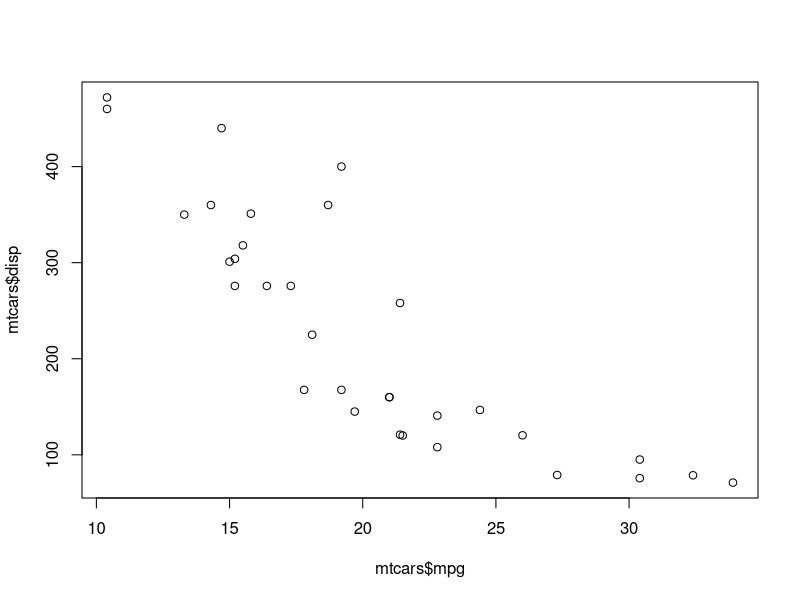
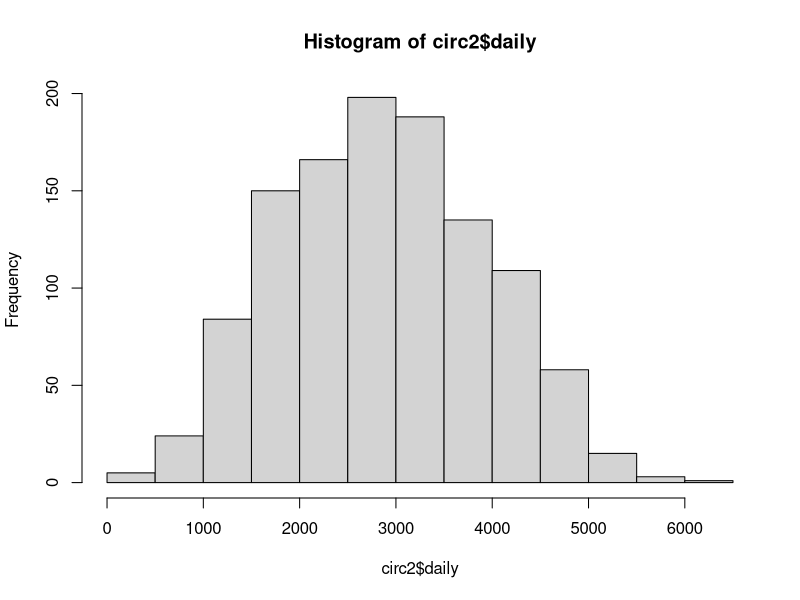
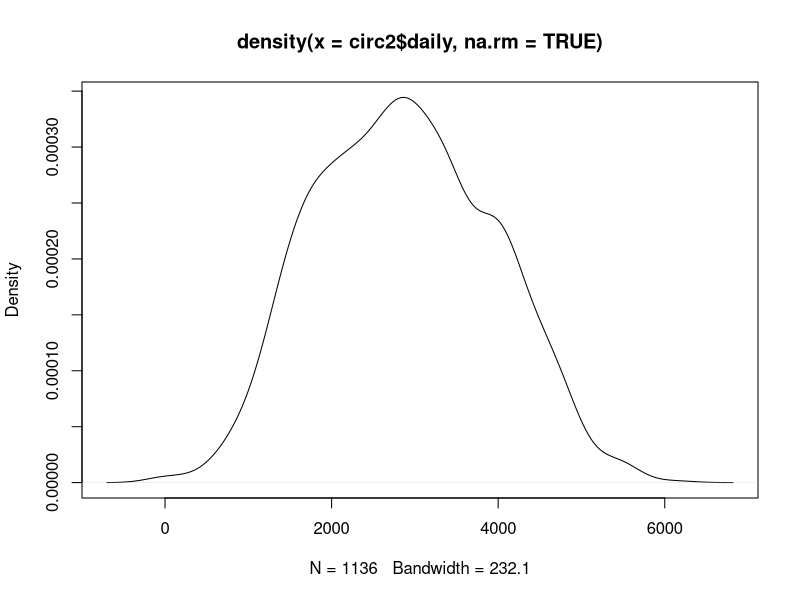
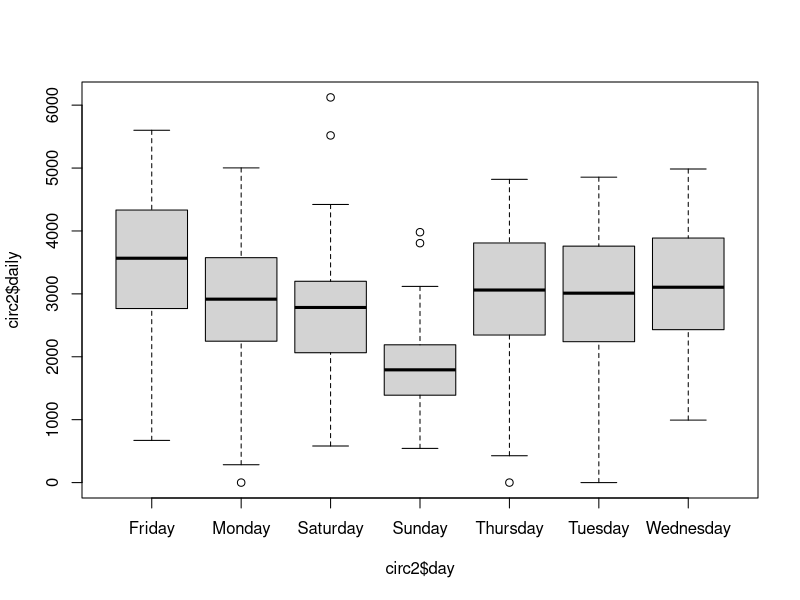
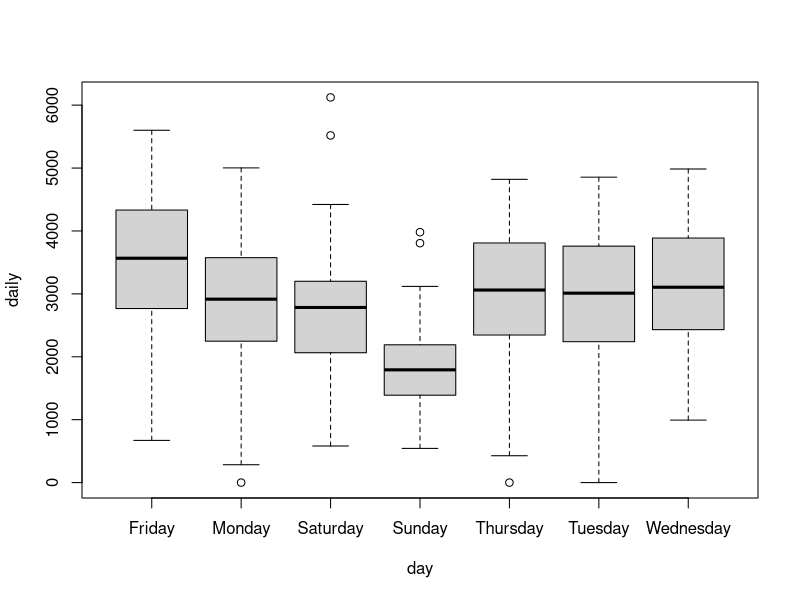
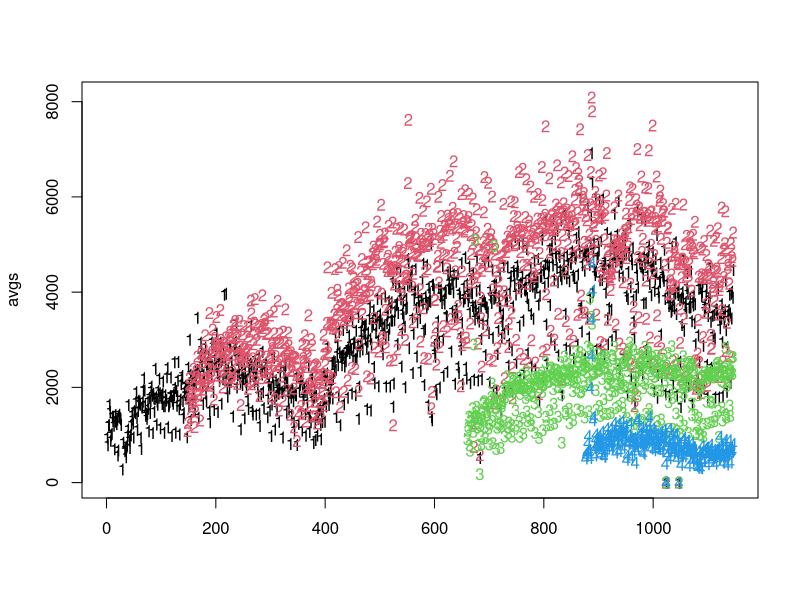
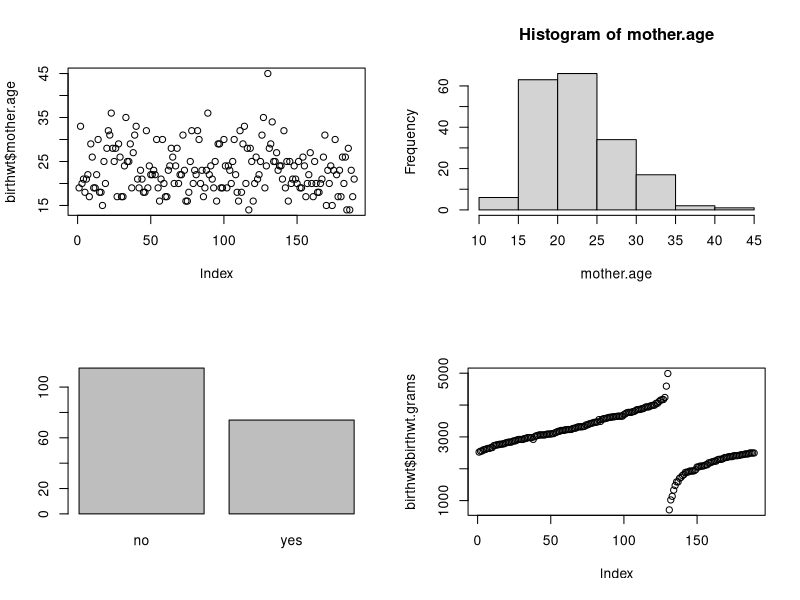
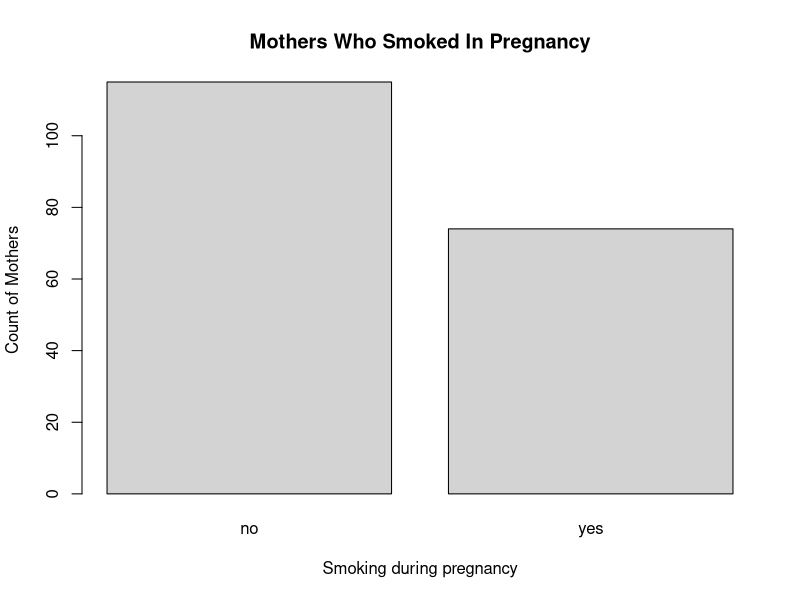

Here is the R script that generated these plots, in order:
## ---- chunk 1
head(mtcars)
## ---- chunk 2
mean(mtcars$hp)
quantile(mtcars$hp)
## ---- chunk 3
median(mtcars$wt)
quantile(mtcars$wt, probs = 0.6)
## ---- chunk 4
x = c(1,5,7,NA,4,2, 8,10,45,42)
mean(x)
mean(x,na.rm=TRUE)
quantile(x,na.rm=TRUE)
## ---- chunk 5
circ = read.csv("Charm_City_Circulator_Ridership.csv", 
            header=TRUE,as.is=TRUE)
## ---- chunk 6
library(dplyr,quietly = TRUE)
circ2 = select(circ, date, day, ends_with("Average"))
## ---- chunk 7
avgs = select(circ2, ends_with("Average"))
colMeans(avgs,na.rm=TRUE)
circ2$daily = rowMeans(avgs,na.rm=TRUE)
head(circ2$daily)
## ---- chunk 8
summary(circ2)
## ---- chunk 9
apply(avgs,2,mean,na.rm=TRUE) # column means
apply(avgs,2,sd,na.rm=TRUE) # columns sds
apply(avgs,2,max,na.rm=TRUE) # column maxs
## ---- chunk 10
tapply(circ2$daily, circ2$day, max, na.rm=TRUE)
## ---- chunk 11
plot(mtcars$mpg, mtcars$disp)
## ---- chunk 12
hist(circ2$daily)
## ---- chunk 13
## plot(density(circ2$daily))
plot(density(circ2$daily,na.rm=TRUE))
## ---- chunk 14
boxplot(circ2$daily ~ circ2$day)
## ---- chunk 15
boxplot(daily ~ day, data=circ2)
## ---- chunk 16
matplot(avgs)
## ---- chunk 17
library(MASS)
str(birthwt)
## ---- chunk 18
colnames(birthwt) 

# The default names are not very descriptive

colnames(birthwt) <- c("birthwt.below.2500", "mother.age", "mother.weight", 
    "race", "mother.smokes", "previous.prem.labor", "hypertension", "uterine.irr", 
    "physician.visits", "birthwt.grams")

# Better names!
## ---- chunk 19
library(plyr)
birthwt <- transform(birthwt, 
            race = as.factor(mapvalues(race, c(1, 2, 3), 
                              c("white","black", "other"))),
            mother.smokes = as.factor(mapvalues(mother.smokes, 
                              c(0,1), c("no", "yes"))),
            hypertension = as.factor(mapvalues(hypertension, 
                              c(0,1), c("no", "yes"))),
            uterine.irr = as.factor(mapvalues(uterine.irr, 
                              c(0,1), c("no", "yes"))),
            birthwt.below.2500 = as.factor(mapvalues(birthwt.below.2500,
                              c(0,1), c("no", "yes")))
            )
## ---- chunk 20
summary(birthwt)
## ---- chunk 21
with(birthwt, tapply(birthwt.grams, INDEX = list(race, mother.smokes), FUN = mean)) 
## ---- chunk 22
library(knitr)
bwt.tbl <- with(birthwt, tapply(birthwt.grams, INDEX = list(race, mother.smokes), FUN = mean))
kable(bwt.tbl, format = "markdown")
## ---- chunk 23
library(MASS)
with(birthwt, tapply(birthwt.grams, INDEX = list(race, mother.smokes), FUN = mean)) # tapply
with(birthwt, aggregate(birthwt.grams, by = list(race, mother.smokes), FUN = mean)) # aggregate
## ---- chunk 24
aggregate(birthwt.grams ~ race + mother.smokes, FUN=mean, data=birthwt)
## ---- chunk 25
weight.smoke.tbl <- with(birthwt, table(birthwt.below.2500, mother.smokes))
weight.smoke.tbl
## ---- chunk 26
or.smoke.bwt <- (weight.smoke.tbl[2,2] / weight.smoke.tbl[1,2]) / (weight.smoke.tbl[2,1] / weight.smoke.tbl[1,1])
or.smoke.bwt
## ---- chunk 27
with(birthwt, cor(birthwt.grams, mother.age))  # Calculate correlation
## ---- chunk 28
with(birthwt, cor(birthwt.grams[mother.smokes == "yes"], mother.age[mother.smokes == "yes"]))
## ---- chunk 29
with(birthwt, cor(birthwt.grams[mother.smokes == "no"], mother.age[mother.smokes == "no"]))
## ---- chunk 30
by(data = birthwt[c("birthwt.grams", "mother.age")], 
   INDICES = birthwt["mother.smokes"], 
   FUN = function(x) {cor(x[,1], x[,2])})
## ---- chunk 31
par(mfrow = c(2,2)) # Display plots in a single 2 x 2 figure 
plot(birthwt$mother.age)
with(birthwt, hist(mother.age))
plot(birthwt$mother.smokes)
plot(birthwt$birthwt.grams)
## ---- chunk 32
par(mfrow = c(1,1))
plot(birthwt$mother.smokes, 
     main = "Mothers Who Smoked In Pregnancy", 
     xlab = "Smoking during pregnancy", 
     ylab = "Count of Mothers",
     col = "lightgrey")
## ---- chunk 33
library(ggplot2)
## ---- chunk 34
with(birthwt, plot(mother.age, birthwt.grams))  # Base graphics 
qplot(x=mother.age, y=birthwt.grams, data=birthwt)  # using qplot from ggplot2
## ---- chunk 35
qplot(x=mother.age, y=birthwt.grams, data=birthwt,
      color = mother.smokes,
      shape = mother.smokes,
      xlab = "Mother's age (years)",
      ylab = "Baby's birthweight (grams)"
      ) 
## ---- chunk 36
dim(diamonds)
head(diamonds)
## ---- chunk 37
diamond.plot <- ggplot(data=diamonds, aes(x=carat, y=price))
diamond.plot + geom_point()
## ---- chunk 38
diamond.plot + geom_point(size = 0.7, alpha = 0.3)
## ---- chunk 39
diamond.plot <- ggplot(data=diamonds, aes(x=carat, y=price, colour = color))
diamond.plot + geom_point()
## ---- chunk 40
cbPalette <- c("#999999", "#E69F00", "#56B4E9", "#009E73", "#F0E442", "#0072B2", "#D55E00", "#CC79A7")
diamond.plot <- ggplot(data=diamonds, aes(x=carat, y=price, colour = color))
diamond.plot + geom_point() + scale_colour_manual(values=cbPalette)
## ---- chunk 41
diamond.plot <- ggplot(data=diamonds, aes(x=carat, y=price, colour = color))

diamond.plot + geom_point() + facet_wrap(~ cut)
## ---- chunk 42
diamond.plot + geom_point() + facet_grid(. ~ cut)
## ---- chunk 43
diamond.plot + geom_point() + facet_grid(cut ~ .)
## ---- chunk 44
qplot(x = race, data = birthwt, geom = "bar")
## ---- chunk 45
base.plot <- ggplot(birthwt, aes(x = mother.age)) +
  xlab("Mother's age") 
base.plot + geom_histogram()
base.plot + geom_histogram(aes(fill = race))
base.plot + geom_density()
base.plot + geom_density(aes(fill = race), alpha = 0.5)
## ---- chunk 46
base.plot <- ggplot(birthwt, aes(x = as.factor(physician.visits), y = birthwt.grams)) +
  xlab("Number of first trimester physician visits") +
  ylab("Baby's birthweight (grams)")

# Box plot
base.plot + geom_boxplot()
                    
# Violin plot
base.plot + geom_violin()
## ---- chunk 47
bwt.summary <- aggregate(birthwt.grams ~ race + mother.smokes, data = birthwt, FUN = mean) # aggregate
bwt.summary
## ---- chunk 48
# Define basic aesthetic parameters
p.bwt <- ggplot(data = bwt.summary, aes(y = birthwt.grams, x = race, fill = mother.smokes))

# Pick colors for the bars
bwt.colors <- c("#009E73", "#999999")

# Display barchart
p.bwt + geom_bar(stat = "identity", position = "dodge") +
  ylab("Average birthweight") + 
  xlab("Mother's race") +
  guides(fill = guide_legend(title = "Mother's smoking status")) + 
  scale_fill_manual(values=bwt.colors)
## ---- chunk 49
by(data = birthwt[c("birthwt.grams", "mother.age")], 
   INDICES = birthwt["mother.smokes"], 
   FUN = function(x) {cor(x[,1], x[,2])})
## ---- chunk 50
ggplot(birthwt, aes(x=mother.age, y=birthwt.grams, shape=mother.smokes, color=mother.smokes)) + 
  geom_point() + # Adds points (scatterplot)
  geom_smooth(method = "lm") + # Adds regression lines
  ylab("Birth Weight (grams)") + # Changes y-axis label
  xlab("Mother's Age (years)") + # Changes x-axis label
  ggtitle("Birth Weight by Mother's Age") # Changes plot title
## ---- chunk 51
 # library(knitr)
 # purl("chap5s_m.Rmd", documentation = 0)
